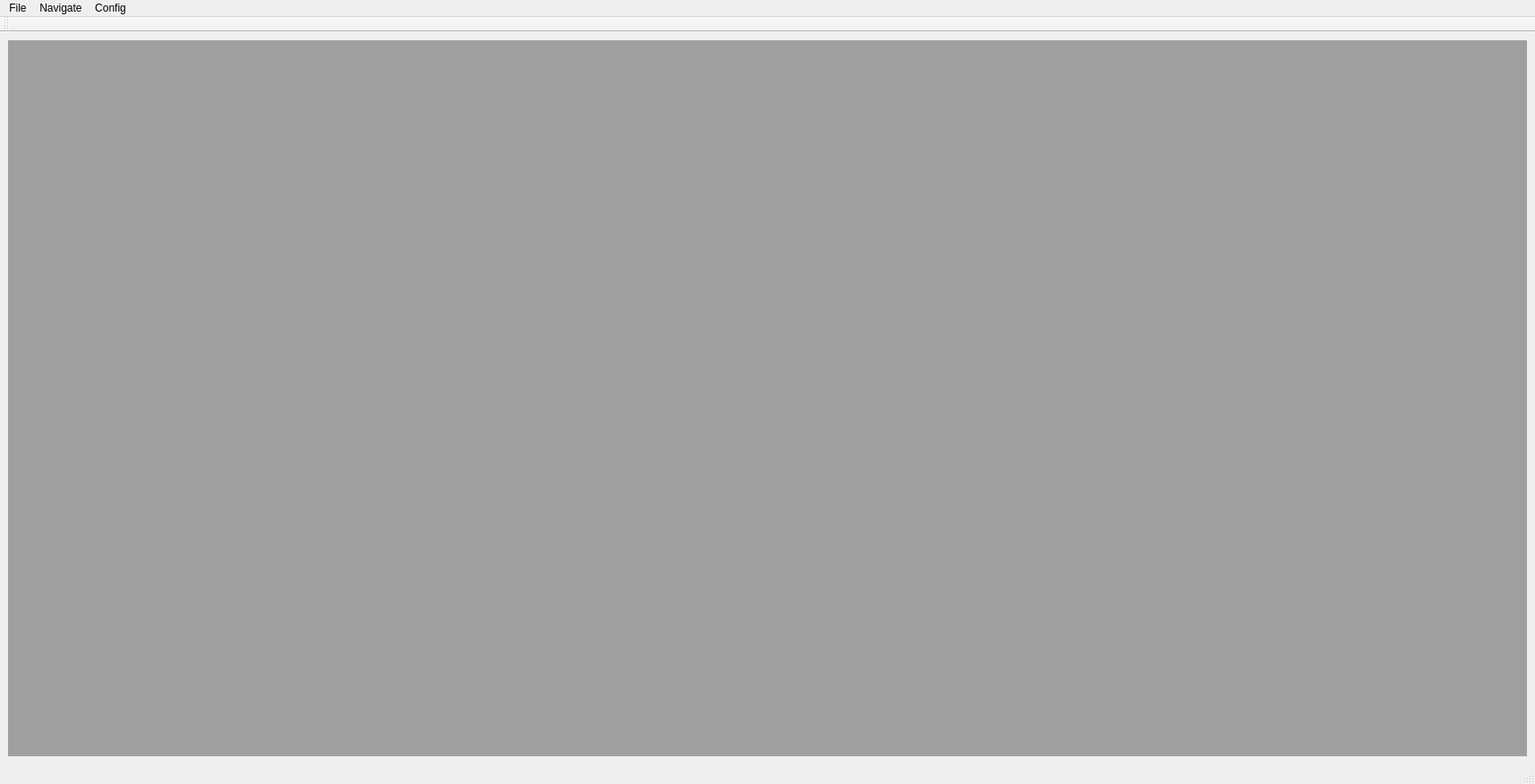
<?xml version="1.0" encoding="UTF-8"?>
<ui version="4.0">
 <class>debugger_main_window</class>
 <widget class="QMainWindow" name="debugger_main_window">
  <property name="geometry">
   <rect>
    <x>0</x>
    <y>0</y>
    <width>1715</width>
    <height>871</height>
   </rect>
  </property>
  <property name="windowTitle">
   <string>debugger_main_window</string>
  </property>
  <widget class="QWidget" name="centralwidget">
   <layout class="QHBoxLayout" name="horizontalLayout">
    <item>
     <widget class="QMdiArea" name="mdiArea">
      <property name="minimumSize">
       <size>
        <width>1200</width>
        <height>800</height>
       </size>
      </property>
     </widget>
    </item>
   </layout>
  </widget>
  <widget class="QMenuBar" name="menubar">
   <property name="geometry">
    <rect>
     <x>0</x>
     <y>0</y>
     <width>1715</width>
     <height>23</height>
    </rect>
   </property>
   <widget class="QMenu" name="menuFile">
    <property name="title">
     <string>File</string>
    </property>
    <addaction name="actionOpen"/>
    <addaction name="actionClose"/>
    <addaction name="actionCloseAll"/>
   </widget>
   <widget class="QMenu" name="menuConfig">
    <property name="title">
     <string>Config</string>
    </property>
    <addaction name="actionAgent"/>
   </widget>
   <widget class="QMenu" name="menuNavigate">
    <property name="title">
     <string>Navigate</string>
    </property>
    <addaction name="actionGoto"/>
    <addaction name="actionFind"/>
   </widget>
   <addaction name="menuFile"/>
   <addaction name="menuNavigate"/>
   <addaction name="menuConfig"/>
  </widget>
  <widget class="QStatusBar" name="statusbar"/>
  <widget class="QToolBar" name="toolBar">
   <property name="windowTitle">
    <string>toolBar</string>
   </property>
   <attribute name="toolBarArea">
    <enum>TopToolBarArea</enum>
   </attribute>
   <attribute name="toolBarBreak">
    <bool>false</bool>
   </attribute>
  </widget>
  <action name="actionNew">
   <property name="text">
    <string>New</string>
   </property>
   <property name="shortcut">
    <string>Ctrl+N</string>
   </property>
  </action>
  <action name="actionOpen">
   <property name="text">
    <string>Open</string>
   </property>
   <property name="shortcut">
    <string>Ctrl+O</string>
   </property>
  </action>
  <action name="actionSave">
   <property name="text">
    <string>Save</string>
   </property>
   <property name="shortcut">
    <string>Ctrl+S</string>
   </property>
  </action>
  <action name="actionExport">
   <property name="text">
    <string>Export</string>
   </property>
  </action>
  <action name="actionSaveAll">
   <property name="text">
    <string>SaveAll</string>
   </property>
  </action>
  <action name="actionExportAll">
   <property name="text">
    <string>ExportAll</string>
   </property>
  </action>
  <action name="actionInsert">
   <property name="text">
    <string>Insert</string>
   </property>
   <property name="shortcut">
    <string>Ins</string>
   </property>
  </action>
  <action name="actionDelete">
   <property name="text">
    <string>Delete</string>
   </property>
   <property name="shortcut">
    <string>Del</string>
   </property>
  </action>
  <action name="actionMoveUp">
   <property name="text">
    <string>MoveUp</string>
   </property>
   <property name="shortcut">
    <string>Ctrl+Up</string>
   </property>
  </action>
  <action name="actionMoveDown">
   <property name="text">
    <string>MoveDown</string>
   </property>
   <property name="shortcut">
    <string>Ctrl+Down</string>
   </property>
  </action>
  <action name="actionCopy">
   <property name="text">
    <string>Copy</string>
   </property>
   <property name="shortcut">
    <string>Ctrl+C</string>
   </property>
  </action>
  <action name="actionPaste">
   <property name="text">
    <string>Paste</string>
   </property>
   <property name="shortcut">
    <string>Ctrl+V</string>
   </property>
  </action>
  <action name="actionCut">
   <property name="text">
    <string>Cut</string>
   </property>
   <property name="shortcut">
    <string>Ctrl+X</string>
   </property>
  </action>
  <action name="actionAgent">
   <property name="text">
    <string>Agent</string>
   </property>
  </action>
  <action name="actionClose">
   <property name="text">
    <string>Close</string>
   </property>
  </action>
  <action name="actionCloseAll">
   <property name="text">
    <string>CloseAll</string>
   </property>
  </action>
  <action name="actionSaveAs">
   <property name="text">
    <string>SaveAs</string>
   </property>
  </action>
  <action name="actionGoto">
   <property name="text">
    <string>Goto</string>
   </property>
   <property name="toolTip">
    <string>输入节点编号进行跳转</string>
   </property>
   <property name="whatsThis">
    <string>输入节点编号进行跳转</string>
   </property>
   <property name="shortcut">
    <string>Ctrl+G</string>
   </property>
  </action>
  <action name="actionFind">
   <property name="text">
    <string>Find</string>
   </property>
   <property name="toolTip">
    <string>根据内容进行查找</string>
   </property>
   <property name="whatsThis">
    <string>根据内容进行查找</string>
   </property>
   <property name="shortcut">
    <string>Ctrl+F</string>
   </property>
  </action>
 </widget>
 <resources/>
 <connections/>
</ui>
